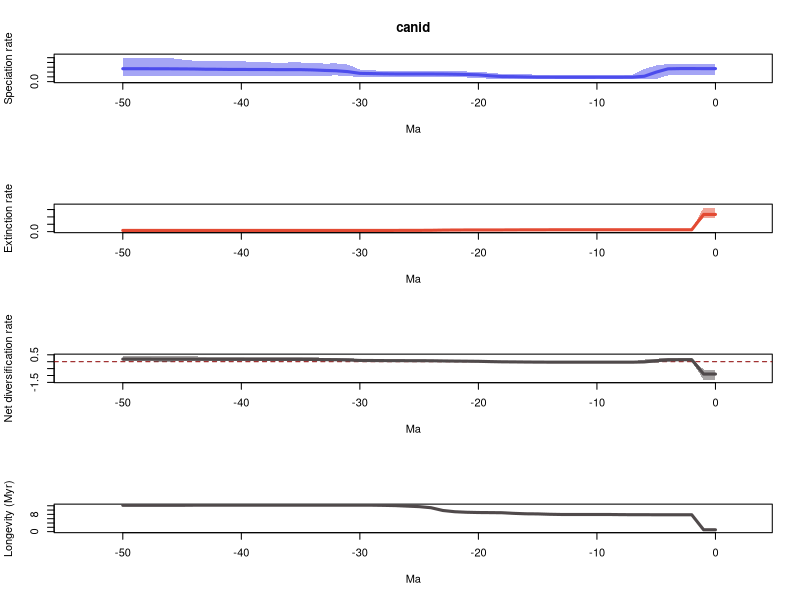

Write the R code that produced this figure.
# 1 files combined:
# 	/home/eeb177-student/Desktop/eeb-177/labwork/exercise-9/pyrate_mcmc_logs/canid_occ_1_marginal_rates.log

# 95% HPDs calculated using code from Biopy (https://www.cs.auckland.ac.nz/~yhel002/biopy/)

pdf(file='/home/eeb177-student/Desktop/eeb-177/labwork/exercise-9/pyrate_mcmc_logs/canid_occ_1_marginal_rates_RTT.pdf',width=0.6*9, height=16.8)
par(mfrow=c(4,1))
library(scales)
L_hpd_m95=c(0.130875981217, 0.130875981217,0.130875981217,0.130875981217,0.131060689089,0.0562134828978,0.052879480317,0.0477415024007,0.0544657462003,0.0550558409006,0.0550558409006,0.0550558409006,0.0550558409006,0.0550558409006,0.0550558409006,0.0544657462003,0.052879480317,0.0590212896244,0.0590212896244,0.061907829435,0.0716474818093,0.086127356778,0.0909097694639,0.103853846757,0.102704497457,0.102704497457,0.102704497457,0.102704497457,0.102704497457,0.102704497457,0.102704497457,0.110455545105,0.130875981217,0.122315500999,0.124743330943,0.122315500999,0.122315500999,0.122315500999,0.122315500999,0.112930724342,0.124743330943,0.124743330943,0.122315500999,0.122315500999,0.112930724342,0.112930724342,0.122315500999,0.122315500999,0.122315500999,0.122315500999,0.122315500999)
L_hpd_M95=c(0.357328853846, 0.357328853846,0.357328853846,0.357328853846,0.366609218172,0.337436444829,0.263849843573,0.144799281376,0.144799281376,0.144552915445,0.144552915445,0.144552915445,0.144552915445,0.144552915445,0.144799281376,0.144799281376,0.153200983345,0.161544248094,0.161544248094,0.1838200795,0.20577529643,0.211513887669,0.217866676087,0.226336661801,0.217866676087,0.217866676087,0.217866676087,0.218823801504,0.221312169694,0.239199254751,0.25328142327,0.355690067932,0.379610017823,0.377169805165,0.391916112636,0.399660411183,0.399660411183,0.391916112636,0.406851036566,0.406851036566,0.429244367019,0.429244367019,0.429244367019,0.429244367019,0.436239220836,0.460701214111,0.494587165984,0.494587165984,0.501700903801,0.501700903801,0.501700903801)
M_hpd_m95=c(0.924151754869, 0.924151754869,0.097555754013,0.097555754013,0.097555754013,0.097555754013,0.09619904589,0.09619904589,0.0940818650753,0.0940818650753,0.0940818650753,0.0940818650753,0.0940818650753,0.0940818650753,0.0940818650753,0.0851081763991,0.0796476068281,0.0796476068281,0.0783604950439,0.0783604950439,0.0774080227827,0.0774080227827,0.0657367148278,0.057835582084,0.0496830546457,0.0496830546457,0.0482930270618,0.0482930270618,0.0482930270618,0.0482930270618,0.0482930270618,0.0482930270618,0.0337601518562,0.0337601518562,0.0337601518562,0.0337601518562,0.0337601518562,0.0337601518562,0.0337601518562,0.0337601518562,0.0337601518562,0.0337601518562,0.0337601518562,0.0337601518562,0.0337601518562,0.0482930270618,0.0482930270618,0.0482930270618,0.0482930270618,0.0482930270618,0.0482930270618)
M_hpd_M95=c(1.63178217718, 1.63178217718,0.165273110306,0.165273110306,0.165273110306,0.165273110306,0.165273110306,0.165273110306,0.159739795281,0.155327886921,0.155327886921,0.155327886921,0.155327886921,0.155327886921,0.155327886921,0.155327886921,0.149567883272,0.150690653911,0.147318944151,0.149115367253,0.147318944151,0.149567883272,0.148364364988,0.145604810305,0.131866140701,0.131413971077,0.127667796016,0.127667796016,0.127667796016,0.127667796016,0.127667796016,0.127667796016,0.112154891234,0.112154891234,0.112154891234,0.112154891234,0.112154891234,0.112154891234,0.112154891234,0.112154891234,0.112154891234,0.112154891234,0.112154891234,0.112154891234,0.112154891234,0.127667796016,0.127667796016,0.127667796016,0.127667796016,0.127667796016,0.127667796016)
R_hpd_m95=c(-1.31275579641, -1.31275579641,0.0320377510493,0.0320377510493,0.0110148886691,-0.0784927279612,-0.10172350433,-0.108055352388,-0.10172350433,-0.100680379368,-0.0979631036758,-0.0979631036758,-0.0979631036758,-0.0979631036758,-0.0826131534132,-0.0750731738605,-0.0689272190851,-0.0666578031867,-0.0712659966861,-0.0655066662417,-0.0514631568422,-0.0425303175446,-0.0343408631547,-0.0202011877274,-0.00568400145381,0.000685285692798,0.0170497026532,0.0170497026532,0.0129669205442,0.00816082910171,0.0170497026532,0.0237889135082,0.0329523453368,0.0329523453368,0.0264584819935,0.0419610235048,0.0419610235048,0.0442509718459,0.0442509718459,0.0395884693351,0.0442509718459,0.0442509718459,0.0395884693351,0.021536849916,0.0395884693351,0.0395884693351,0.00816082910171,0.00816082910171,0.0285126143103,0.0285126143103,0.0285126143103)
R_hpd_M95=c(-0.565327246845, -0.565327246845,0.244071035392,0.244071035392,0.243129499418,0.229307873024,0.155065442794,0.0210941052311,0.0210941052311,0.0210941052311,0.0210941052311,0.0210941052311,0.0210941052311,0.0210941052311,0.0290584511213,0.0290584511213,0.0433185181332,0.050757088236,0.0514912414194,0.0829198989928,0.10816210782,0.119928281355,0.125702310383,0.125992168341,0.138147803438,0.138147803438,0.154660333606,0.154660333606,0.147187619296,0.163607644461,0.183875271534,0.283079095677,0.299525871624,0.299525871624,0.313495251615,0.338282161645,0.338282161645,0.336018596813,0.336018596813,0.336018596813,0.352701526816,0.352701526816,0.352701526816,0.352701526816,0.39386075846,0.396694253696,0.396694253696,0.396694253696,0.43046279137,0.43046279137,0.43046279137)
L_mean=c(0.271606779582, 0.271606779582,0.271969988504,0.271969988504,0.26719745706,0.198054339576,0.112176571074,0.0936359411623,0.0918509193862,0.0921302343812,0.0922003987459,0.0920915051507,0.0920915051507,0.0920082688338,0.092404236815,0.0927749594393,0.0981127036825,0.103621845701,0.105940646864,0.120986524088,0.14174349248,0.149233571627,0.154368560073,0.158050487717,0.159578201926,0.159578201926,0.159858306428,0.160182039623,0.162953576072,0.167788401085,0.172608684443,0.208225327669,0.226758276195,0.23394715287,0.244467389881,0.250161231277,0.25048656912,0.250434530848,0.252869621637,0.253019544341,0.25426586097,0.254457443056,0.2578099055,0.258808135421,0.263982891355,0.265680313372,0.267630449054,0.267903455384,0.269367890689,0.269367890689,0.269367890689)
M_mean=c(1.16705826077, 1.16705826077,0.12781520439,0.12781520439,0.12781520439,0.12781520439,0.127381403657,0.127425940532,0.126819885074,0.125877314345,0.125854410602,0.125863064725,0.125863064725,0.125758590653,0.124246395085,0.121602508238,0.120857068468,0.11801203425,0.114103927737,0.113372457482,0.112821033144,0.111289816911,0.108294092438,0.101963493541,0.0901535638763,0.0862393319361,0.084518348236,0.0827996688147,0.0820574034196,0.0815393962581,0.0815393962581,0.0815393962581,0.0814989636113,0.0814989636113,0.0814989636113,0.0814989636113,0.0814989636113,0.0814989636113,0.0814989636113,0.0814989636113,0.0814989636113,0.0814989636113,0.0814989636113,0.0814989636113,0.0815474271843,0.0818662628923,0.0818662628923,0.0818662628923,0.0818662628923,0.0818662628923,0.0818662628923)
R_mean=c(-0.895451481189, -0.895451481189,0.144154784114,0.144154784114,0.13938225267,0.0702391351853,-0.0152048325831,-0.03378999937,-0.0349689656873,-0.0337470799641,-0.0336540118561,-0.0337715595742,-0.0337715595742,-0.0337503218189,-0.0318421582699,-0.028827548799,-0.0227443647858,-0.0143901885488,-0.00816328087265,0.00761406660609,0.0289224593361,0.0379437547166,0.0460744676341,0.056086994176,0.06942463805,0.0733388699902,0.0753399581923,0.0773823708087,0.0808961726519,0.0862490048268,0.0910692881845,0.126685931411,0.145259312584,0.152448189258,0.16296842627,0.168662267665,0.168987605509,0.168935567237,0.171370658026,0.17152058073,0.172766897359,0.172958479444,0.176310941889,0.17730917181,0.182435464171,0.183814050479,0.185764186161,0.186037192492,0.187501627797,0.187501627797,0.187501627797)
trans=0.5
age=(0:(51-1))* -1
plot(age,age,type = 'n', ylim = c(0, 0.551870994181), xlim = c(-53.55,2.55), ylab = 'Speciation rate', xlab = 'Ma',main='canid' )
polygon(c(age, rev(age)), c(L_hpd_M95, rev(L_hpd_m95)), col = alpha("#4c4cec",trans), border = NA)
lines(rev(age), rev(L_mean), col = "#4c4cec", lwd=3)
plot(age,age,type = 'n', ylim = c(0, 1.79496039489), xlim = c(-53.55,2.55), ylab = 'Extinction rate', xlab = 'Ma' )
polygon(c(age, rev(age)), c(M_hpd_M95, rev(M_hpd_m95)), col = alpha("#e34a33",trans), border = NA)
lines(rev(age), rev(M_mean), col = "#e34a33", lwd=3)
plot(age,age,type = 'n', ylim = c(-1.44403137605, 0.473509070507), xlim = c(-53.55,2.55), ylab = 'Net diversification rate', xlab = 'Ma' )
abline(h=0,lty=2,col="darkred")
polygon(c(age, rev(age)), c(R_hpd_M95, rev(R_hpd_m95)), col = alpha("#504A4B",trans), border = NA)
lines(rev(age), rev(R_mean), col = "#504A4B", lwd=3)
plot(age,age,type = 'n', ylim = c(0, max(1/M_mean)), xlim = c(-53.55,2.55), ylab = 'Longevity (Myr)', xlab = 'Ma' )
lines(rev(age), rev(1/M_mean), col = "#504A4B", lwd=3)
n <- dev.off()